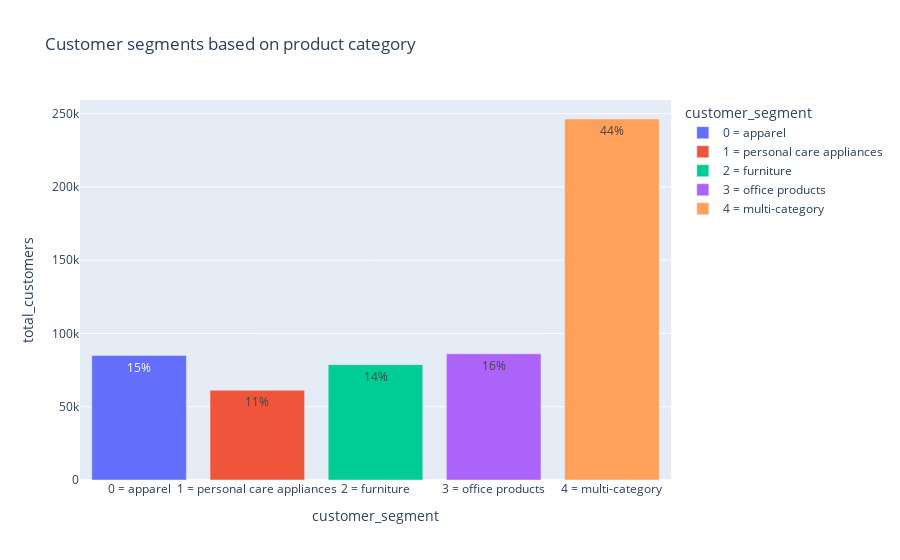

Source (notebook cell):
### Code cell
fig = px.bar(count_df , x='customer_segment', 
             y='total_customers',
             title='Customer segments based on product category',
             color='customer_segment',
             text= ['15%', '11%', '14%', '16%', '44%']
             )
fig.show()

### Figure 1 — Plotly figure (JSON) as saved in the notebook; plotly's stock layout.template omitted (floating-point values rounded to 4 significant figures)
{"data": [{"alignmentgroup": "True", "hovertemplate": "customer_segment=%{x}<br>total_customers=%{y}<br>text=%{text}<extra></extra>", "legendgroup": "0 = apparel", "marker": {"color": "#636efa"}, "name": "0 = apparel", "offsetgroup": "0 = apparel", "orientation": "v", "showlegend": true, "text": ["15%"], "textposition": "auto", "type": "bar", "x": ["0 = apparel"], "xaxis": "x", "y": [84934], "yaxis": "y"}, {"alignmentgroup": "True", "hovertemplate": "customer_segment=%{x}<br>total_customers=%{y}<br>text=%{text}<extra></extra>", "legendgroup": "1 = personal care appliances", "marker": {"color": "#EF553B"}, "name": "1 = personal care appliances", "offsetgroup": "1 = personal care appliances", "orientation": "v", "showlegend": true, "text": ["11%"], "textposition": "auto", "type": "bar", "x": ["1 = personal care appliances"], "xaxis": "x", "y": [61315], "yaxis": "y"}, {"alignmentgroup": "True", "hovertemplate": "customer_segment=%{x}<br>total_customers=%{y}<br>text=%{text}<extra></extra>", "legendgroup": "2 = furniture", "marker": {"color": "#00cc96"}, "name": "2 = furniture", "offsetgroup": "2 = furniture", "orientation": "v", "showlegend": true, "text": ["14%"], "textposition": "auto", "type": "bar", "x": ["2 = furniture"], "xaxis": "x", "y": [78705], "yaxis": "y"}, {"alignmentgroup": "True", "hovertemplate": "customer_segment=%{x}<br>total_customers=%{y}<br>text=%{text}<extra></extra>", "legendgroup": "3 = office products", "marker": {"color": "#ab63fa"}, "name": "3 = office products", "offsetgroup": "3 = office products", "orientation": "v", "showlegend": true, "text": ["16%"], "textposition": "auto", "type": "bar", "x": ["3 = office products"], "xaxis": "x", "y": [86103], "yaxis": "y"}, {"alignmentgroup": "True", "hovertemplate": "customer_segment=%{x}<br>total_customers=%{y}<br>text=%{text}<extra></extra>", "legendgroup": "4 = multi-category", "marker": {"color": "#FFA15A"}, "name": "4 = multi-category", "offsetgroup": "4 = multi-category", "orientation": "v", "showlegend": true, "text": ["44%"], "textposition": "auto", "type": "bar", "x": ["4 = multi-category"], "xaxis": "x", "y": [246353], "yaxis": "y"}], "layout": {"barmode": "relative", "legend": {"title": {"text": "customer_segment"}, "tracegroupgap": 0}, "title": {"text": "Customer segments based on product category"}, "xaxis": {"anchor": "y", "categoryarray": ["0 = apparel", "1 = personal care appliances", "2 = furniture", "3 = office products", "4 = multi-category"], "categoryorder": "array", "domain": [0, 1], "title": {"text": "customer_segment"}}, "yaxis": {"anchor": "x", "domain": [0, 1], "title": {"text": "total_customers"}}}}
